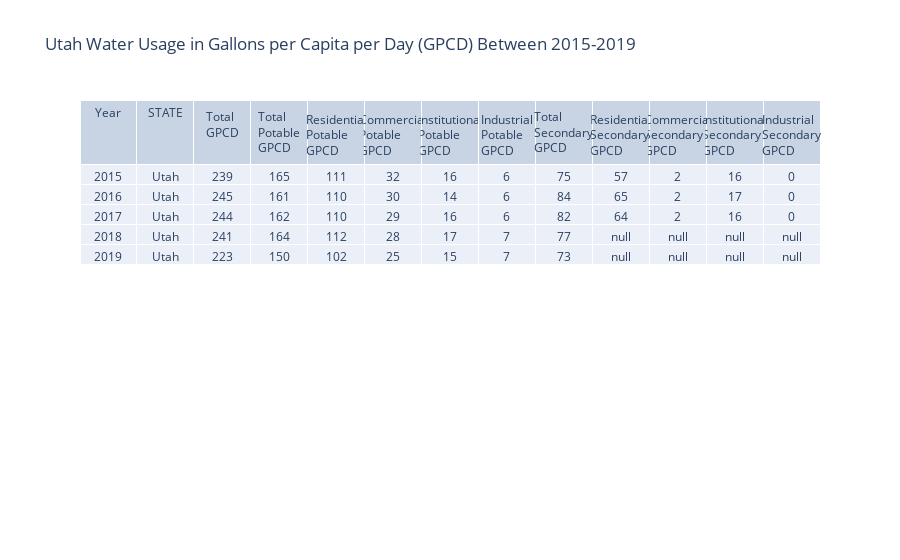

Notebook cell for this chart:
### Markdown cell above
## **State of Utah Water Usage**

First, I wanted to visualize overall water usage trends across the state of Utah between 2015 and 2019. Below is a table with the Total, Potable and Secondary gallons per capita per day (GPCD) used between 2015 and 2019 for each type of property. Notice that GPCD data for each type of secondary water use is missing for 2018 and 2019. My best guess is that the Utah Open Water Data team is behind on estimating those values. Secondary data is more difficult to acquire since most counties do not meter secondary water. Therefore, the methodology involves estimating based on average lot sizes and evapotranspiration data.

### Code cell
%run 'utils.py'
format_table(df_state, title="Utah Water Usage in Gallons per Capita per Day (GPCD) Between 2015-2019")

### Figure 1 — Plotly figure (JSON) as saved in the notebook; plotly's stock layout.template omitted (floating-point values rounded to 4 significant figures)
{"data": [{"cells": {"align": "center", "values": [[2015, 2016, 2017, 2018, 2019], ["Utah", "Utah", "Utah", "Utah", "Utah"], [239, 245, 244, 241, 223], [165, 161, 162, 164, 150], [111, 110, 110, 112, 102], [32, 30, 29, 28, 25], [16, 14, 16, 17, 15], [6, 6, 6, 7, 7], [75, 84, 82, 77, 73], [57, 65, 64, null, null], [2, 2, 2, null, null], [16, 17, 16, null, null], [0, 0, 0, null, null]]}, "header": {"align": "center", "values": ["Year", "STATE", "Total GPCD", "Total Potable GPCD", "Residential Potable GPCD", "Commercial Potable GPCD", "Institutional Potable GPCD", "Industrial Potable GPCD", "Total Secondary GPCD", "Residential Secondary GPCD", "Commercial Secondary GPCD", "Institutional Secondary GPCD", "Industrial Secondary GPCD"]}, "type": "table"}], "layout": {"title": {"text": "Utah Water Usage in Gallons per Capita per Day (GPCD) Between 2015-2019"}}}
